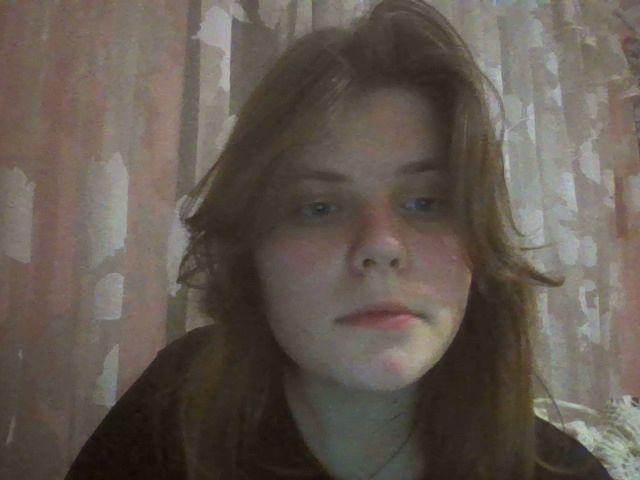
#> input picture lab8/DIACHENKO.jpg, 640 x 480 px
$ python lr_8_task_3.py
#> lines starting #> are read from the running program, lines starting #| are printed output that depends on the picture
# -*- coding: utf-8 -*-
"""LR_8_task_3.ipynb

Automatically generated by Colaboratory.

Original file is located at
    https://colab.research.google.com/drive/1bb1gDPtdqQFxFdlGou400bsIMF3ibWYs
"""

import cv2
from google.colab.patches import cv2_imshow
import numpy as np

img = cv2.imread("DIACHENKO.jpg")
#> img is the input picture: shape (480, 640, 3); mean B, G, R 81.1, 89.8, 98.6
print(img.shape)
#| (480, 640, 3)

imgResize = cv2.resize(img, (1000, 500))
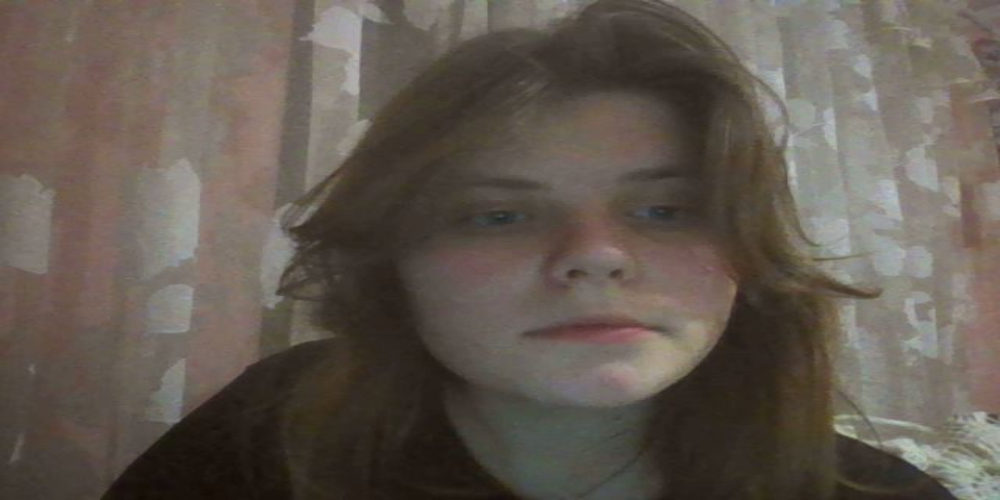
#> imgResize: shape (500, 1000, 3); mean B, G, R 81, 89.7, 98.5
print(imgResize.shape)
#| (500, 1000, 3)

imgCropped = img[46:119, 352:495]
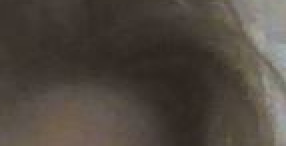
#> imgCropped: shape (73, 143, 3) (shown 2 times larger); mean B, G, R 63.6, 71.5, 78.9

# Вивід оригінального зображення
cv2_imshow(img)
print("\n")
# Вивід зміненого розміру зображення
cv2_imshow(imgResize)
print("\n")
# Вивід вирізаного зображення
cv2_imshow(imgCropped)
print("\n")
cv2.waitKey(0)
